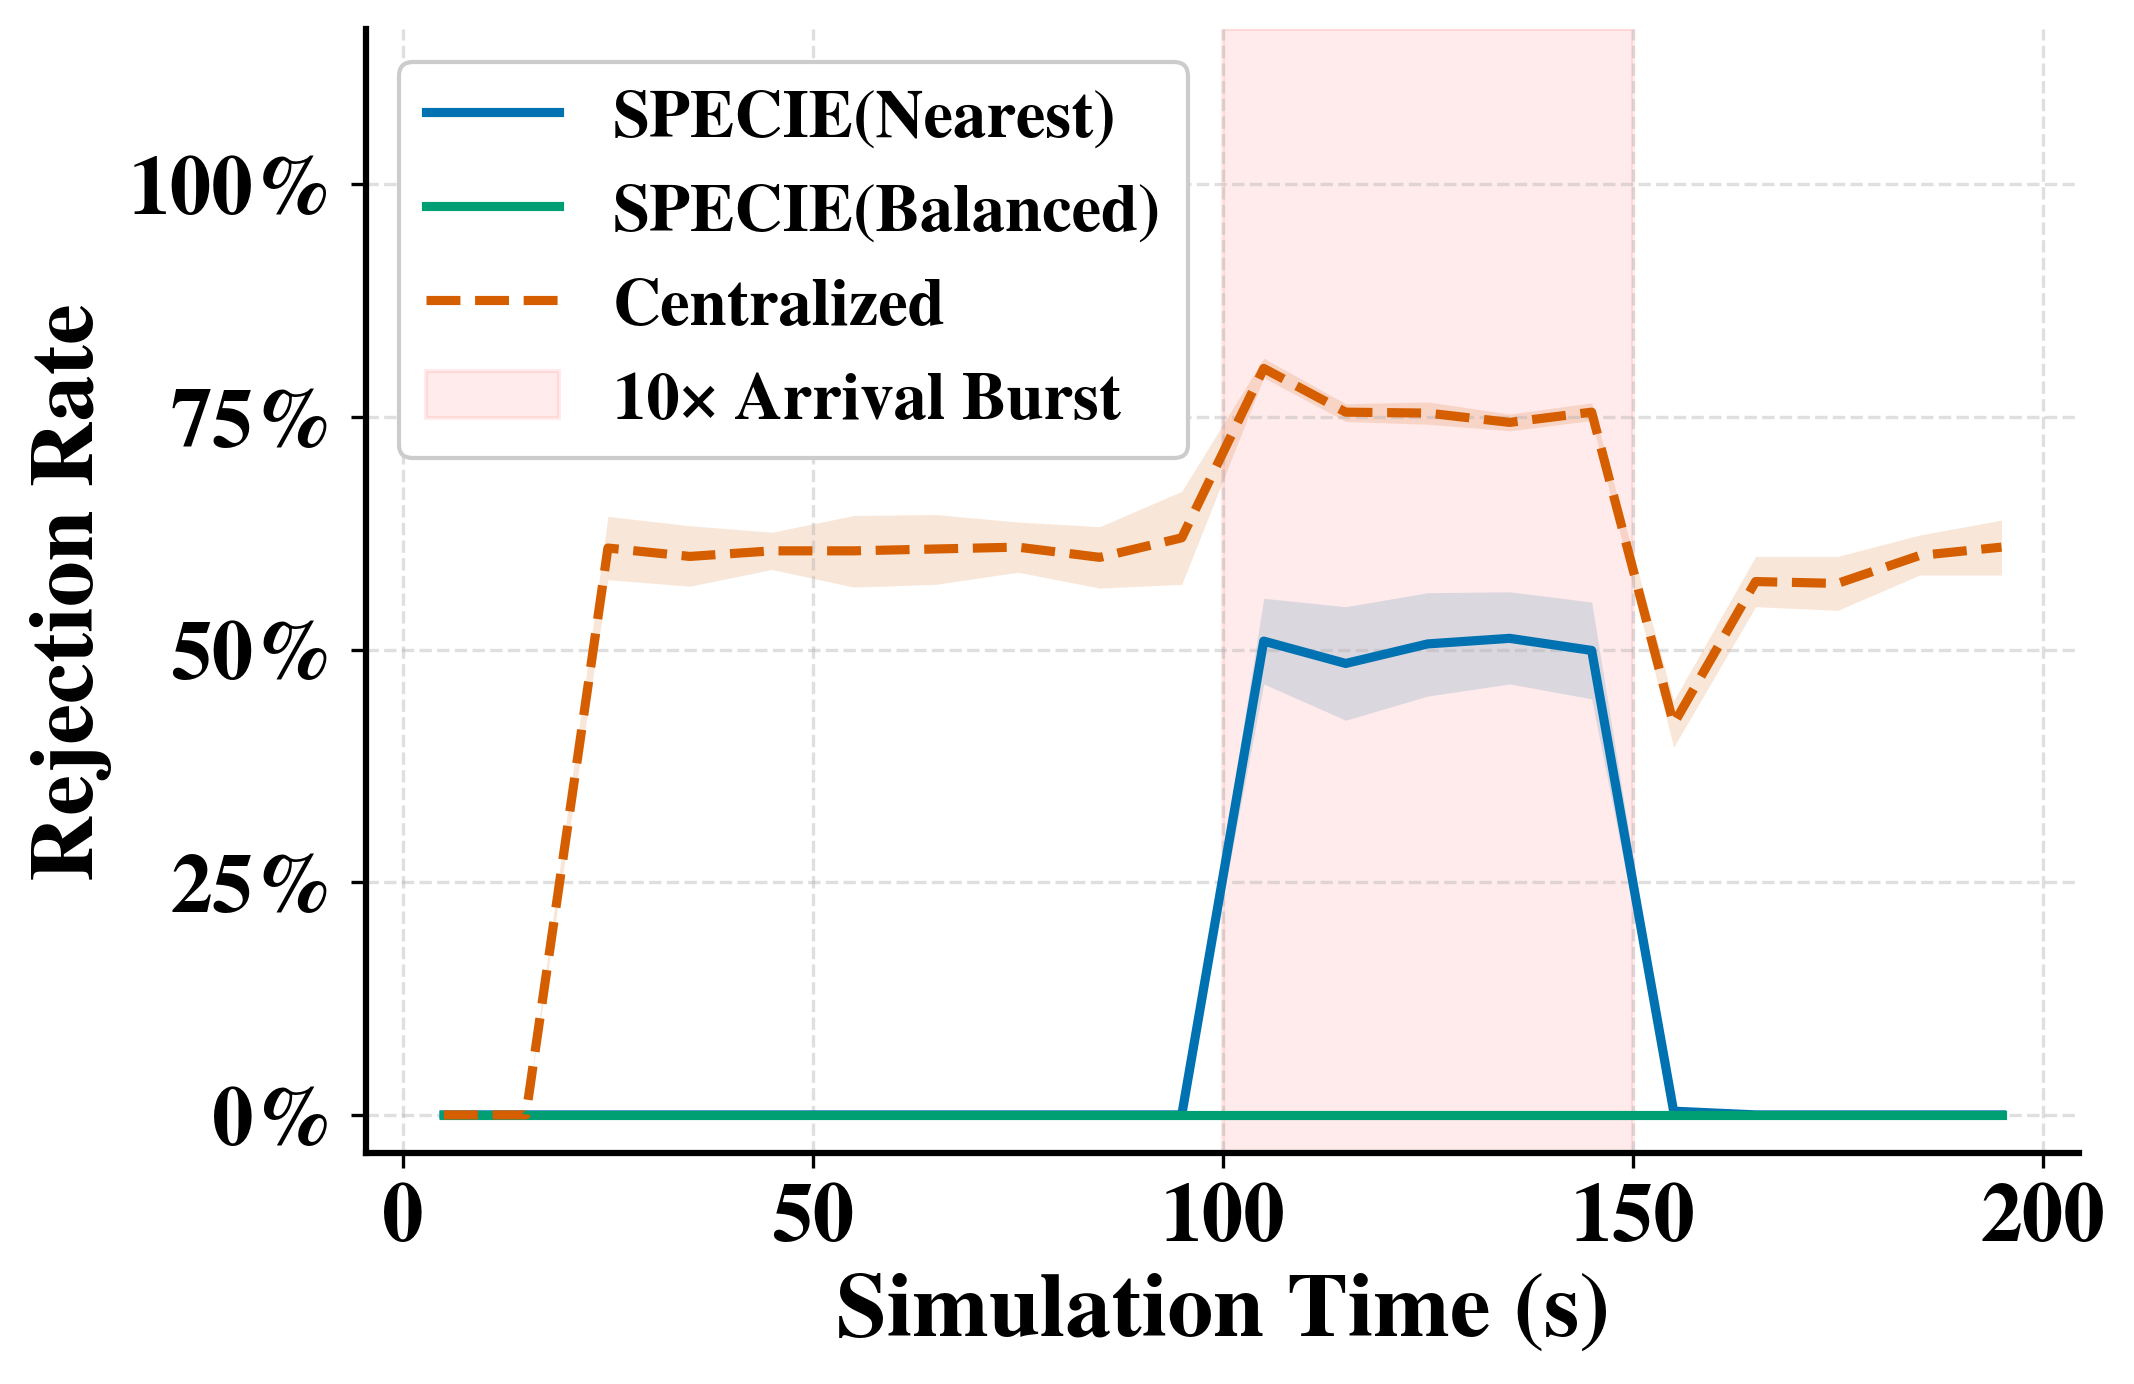

The script that saved this image:
"""
10.6_burst_rejection.py — edit-and-rerun figure generator for the
10.6_burst_rejection figure (burst-region rejection rate time-series
through a regional burst window, one line per routing strategy, with
95% CI bands and a shaded burst window).

This does NOT read from simulation/results/ or touch any live component.
It reads only 10.6_burst_rejection_data.json (sitting next to this
script) so you can freely tweak figure size / font size / colors below
and rerun in seconds, without needing the simulator.

Usage:
    python 10.6_burst_rejection.py
    (or: prototype/.venv/bin/python simulation_figures/10.6_burst_rejection.py)

Output:
    10.6_burst_rejection.png   (next to this script — same filename as
    the figure used everywhere else; never renamed, PNG only, no PDF)
"""
import json
import os

import matplotlib
matplotlib.use("Agg")
import matplotlib.pyplot as plt

# ============================================================
#  EVERYTHING YOU'D WANT TO TRY-AND-ERROR IS IN THIS ONE BLOCK
# ============================================================

FIGURE_WIDTH_IN   = 7.0     # inches
FIGURE_HEIGHT_IN  = 4.5     # inches

FONT_FAMILY       = "serif"
FONT_NAME         = "Nimbus Roman"   # Times-New-Roman-compatible font that
                                     # actually HAS a real bold face on this
                                     # machine (fc-list | grep -i "nimbus roman").
                                     # Plain "Times New Roman" only has a
                                     # regular weight installed here, so
                                     # bold text silently falls back to
                                     # regular if you use that name instead.

BASE_FONT_SIZE    = 20       # font.size (fallback for anything not listed below)
AXIS_LABEL_SIZE   = 22       # x/y axis label text
TICK_LABEL_SIZE   = 20       # the numbers along each axis
LEGEND_FONT_SIZE  = 16       # legend entries

BOLD_EVERYTHING   = True     # axis labels, tick labels, legend text

VARIANT_COLORS = {
    "nearest":       "#0072B2",
    "load_balanced": "#009E73",
    "centralized":   "#D55E00",
}


VARIANT_LEGEND_LABELS = {
    "nearest":       "SPECIE(Nearest)",
    "load_balanced": "SPECIE(Balanced)",
    "centralized":   "Centralized",
}


BURST_WINDOW_LABEL = "10\u00d7 Arrival Burst"

BURST_WINDOW_COLOR = "red"
BURST_WINDOW_ALPHA = 0.08

CI_BAND_ALPHA     = 0.15
LINE_WIDTH        = 2.2

GRID_ON           = True
GRID_ALPHA        = 0.4

LEGEND_LOC        = "upper left"
YLIM_HEADROOM_MULT = 1.35   # extra headroom above the data max so the
                             # top-left legend never overlaps a rising curve

SAVE_DPI          = 300

# ============================================================
#  END OF TRY-AND-ERROR BLOCK — nothing below this line needs
#  editing to change how the figure looks
# ============================================================

plt.rcParams.update({
    "font.family":        FONT_FAMILY,
    "font.serif":         [FONT_NAME],
    "font.size":          BASE_FONT_SIZE,
    "font.weight":        "bold" if BOLD_EVERYTHING else "normal",
    "axes.titlesize":     BASE_FONT_SIZE,
    "axes.titleweight":   "bold" if BOLD_EVERYTHING else "normal",
    "axes.labelsize":     AXIS_LABEL_SIZE,
    "axes.labelweight":   "bold" if BOLD_EVERYTHING else "normal",
    "xtick.labelsize":    TICK_LABEL_SIZE,
    "ytick.labelsize":    TICK_LABEL_SIZE,
    "legend.fontsize":    LEGEND_FONT_SIZE,
    "lines.linewidth":    LINE_WIDTH,
    "figure.dpi":         200,
    "savefig.dpi":        SAVE_DPI,
    "savefig.bbox":       "tight",
    "axes.grid":          GRID_ON,
    "grid.linestyle":     "--",
    "grid.alpha":         GRID_ALPHA,
    "axes.spines.top":    False,
    "axes.spines.right":  False,
    "axes.linewidth":     1.5,
})

HERE = os.path.dirname(os.path.abspath(__file__))
DATA_PATH = os.path.join(HERE, "10.6_burst_rejection_data.json")
OUT_PNG = os.path.join(HERE, "10.6_burst_rejection.png")


def main():
    with open(DATA_PATH) as f:
        data = json.load(f)

    burst_window = data["burst_window_s"]

    fig, ax = plt.subplots(figsize=(FIGURE_WIDTH_IN, FIGURE_HEIGHT_IN),
                            constrained_layout=True)

    for variant in ("nearest", "load_balanced", "centralized"):
        vd = data[variant]
        ts = vd["timestamps_s"]
        ys = vd["rejection_rate"]
        color = VARIANT_COLORS[variant]
        ls = "--" if variant == "centralized" else "-"
        ax.plot(ts, ys, color=color, linestyle=ls,
                 label=VARIANT_LEGEND_LABELS[variant])
        lo = vd.get("rejection_rate_ci_lo")
        hi = vd.get("rejection_rate_ci_hi")
        if lo and hi:
            ax.fill_between(ts, lo, hi, color=color, alpha=CI_BAND_ALPHA, linewidth=0)

    ax.axvspan(*burst_window, alpha=BURST_WINDOW_ALPHA, color=BURST_WINDOW_COLOR,
               label=BURST_WINDOW_LABEL)
    ax.yaxis.set_major_formatter(plt.FuncFormatter(lambda y, _: f"{y:.0%}"))
    ax.set_xlabel("Simulation Time (s)")
    ax.set_ylabel("Rejection Rate")

    ylo, yhi = ax.get_ylim()
    ax.set_ylim(ylo, ylo + (yhi - ylo) * YLIM_HEADROOM_MULT)
    ax.legend(loc=LEGEND_LOC, framealpha=1.0)

    fig.savefig(OUT_PNG, bbox_inches="tight", dpi=SAVE_DPI)
    plt.close(fig)
    print(f"Saved -> {OUT_PNG}")


if __name__ == "__main__":
    main()
